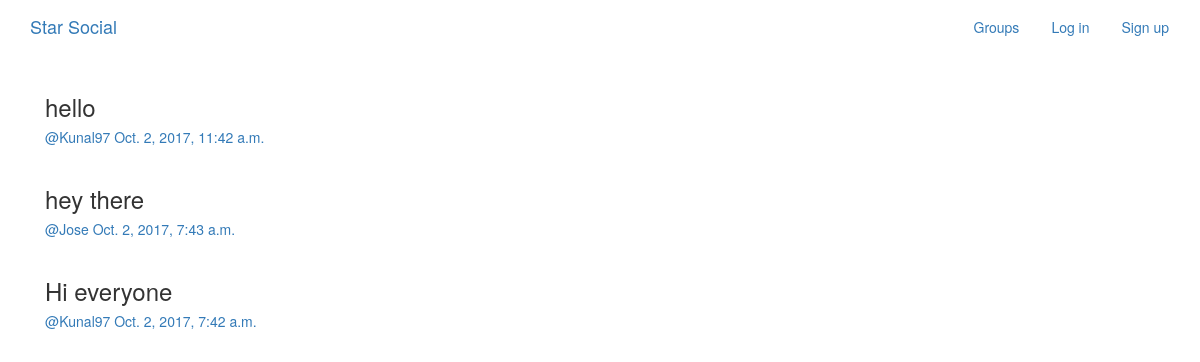
/posts/, run on the app's committed database.
### posts/models.py (models this page shows, shortened)
class Post(models.Model):
    user = models.ForeignKey(User, related_name="posts")
    created_at = models.DateTimeField(auto_now=True)
    message = models.TextField()
    message_html = models.TextField(editable=False)
    group = models.ForeignKey(Group, related_name="posts",null=True, blank=True)
    class Meta:
        ordering = ["-created_at"]
        unique_together = ["user", "message"]

### posts/views.py (the view)
class PostList(SelectRelatedMixin, generic.ListView):
    model = models.Post
    select_related = ("user", "group")

### posts/templates/posts/post_list.html (shortened to what this page needs)
{% extends "posts/post_base.html" %}
{% load humanize %}
{% block post_content %}
<div class="col-md-8">
	{% for post in post_list %}
  {% include "posts/_post.html" %}
	{% endfor %}
</div>
{% endblock %}

### posts/templates/posts/_post.html (shortened to what this page needs)
<div class="post media">
	<h3>{{ post.message_html|safe }}</h3>
	<div class="media-body">
		<h5 class="media-heading">
			<span class="username"><a href="{% url 'posts:for_user' username=post.user.username %}">@{{post.user.username}}</a></span>
			<time class="time"><a href="{% url 'posts:single' username=post.user.username pk=post.pk %}">{{post.created_at}}</a></time>
		</h5>
	</div>
</div>

### data on the page
Post: message_html "hello", user.username "Kunal97", created_at "Oct. 2, 2017, 11:42 a.m."
Post: message_html "hey there", user.username "Jose", created_at "Oct. 2, 2017, 7:43 a.m."
Post: message_html "Hi everyone", user.username "Kunal97", created_at "Oct. 2, 2017, 7:42 a.m."
